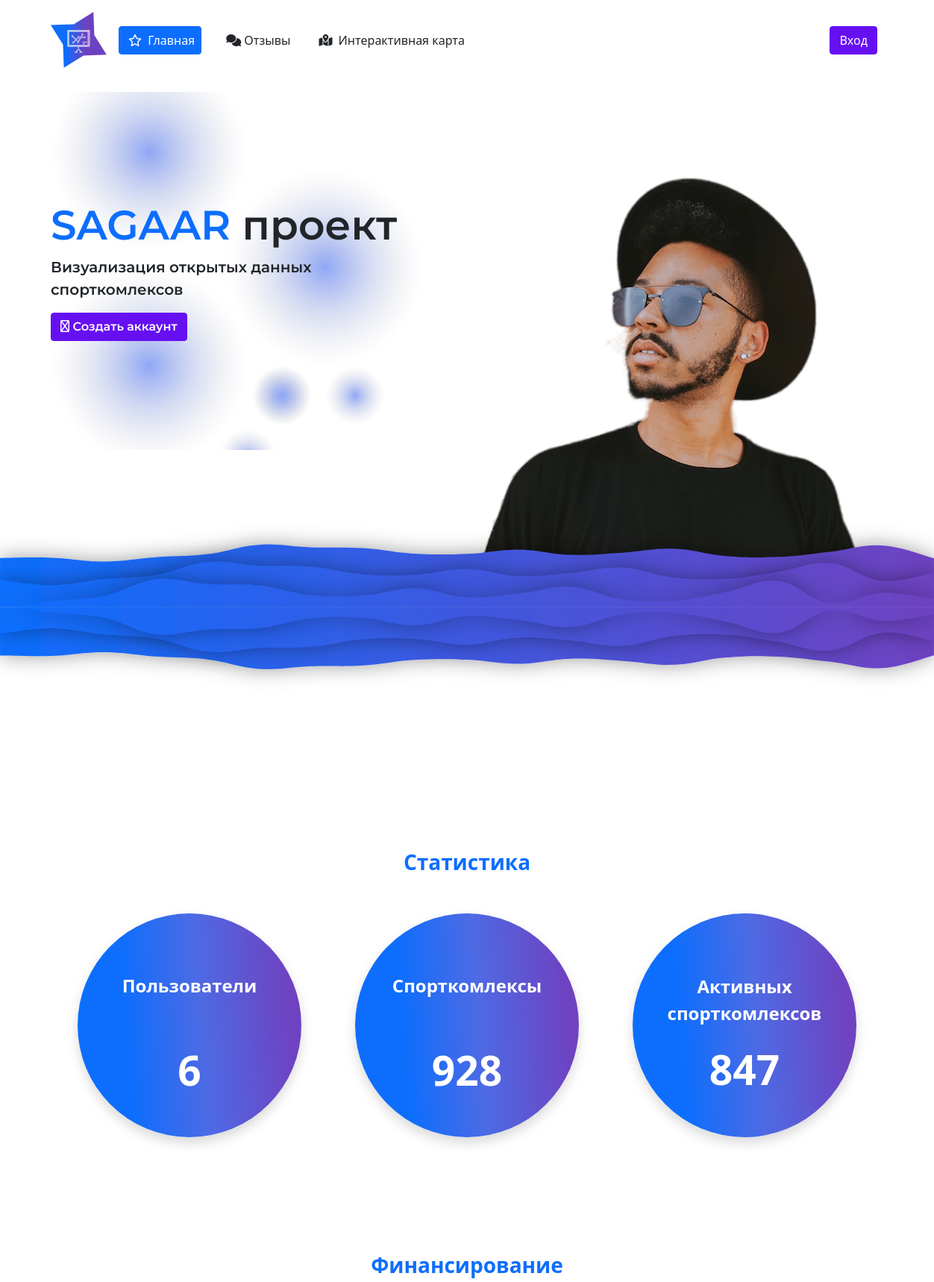
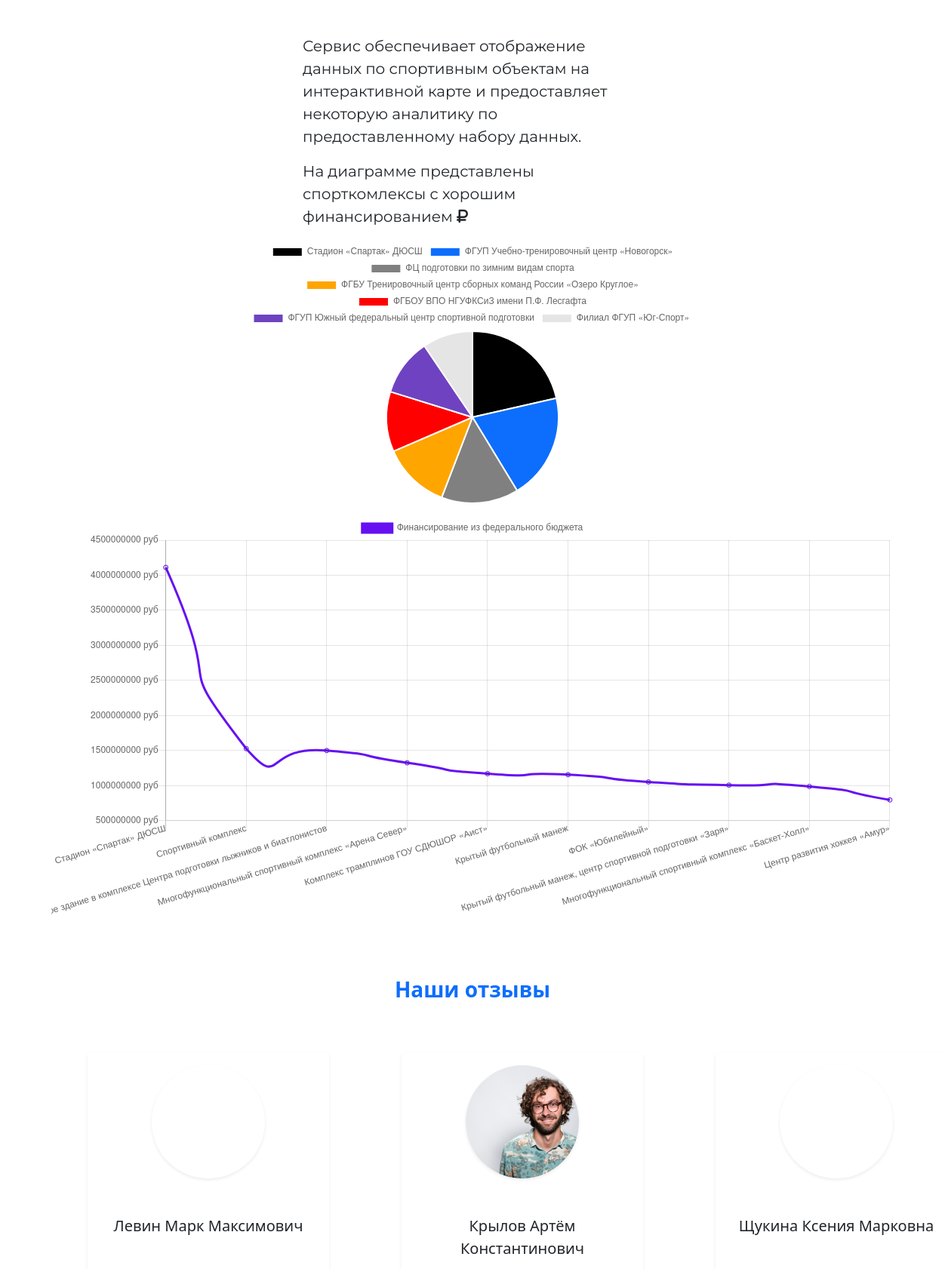
The page / (upper part) on the database its author committed (2 pictures, top to bottom).
### app/models.py (models this page shows, shortened)
class CommentUser(models.Model): # комментарии
    user = models.ForeignKey(CustomUser, on_delete=models.CASCADE, verbose_name='Пользователь')
    create_date_comment = models.DateTimeField('Дата создания комментария',auto_now_add=True)
    posted = models.BooleanField('Отображается или нет', default=False)
    comment = models.TextField('Комментарий', max_length=500)
    @staticmethod
    def getCommentsForIndex():
        return CommentUser.objects.filter(posted=True).order_by("-create_date_comment")[:3]
    class Meta:
        verbose_name = 'Комментарий'
        verbose_name_plural = 'Комментарии'

class CustomUser(AbstractUser): # пользователь
    patronymic = models.CharField('Отчество', max_length=50, null=True)
    avatar = models.ImageField('Аватарка', upload_to='users/')

### app/views.py (the view, shortened to what this page needs)
# urls.py: path('', views.main, name = 'home'),
def main(req): # main page_name
    page_name = "index.html"
    pie_result = pieData() # получение данных для пирога
    line_result = lineData()
    obj_users = CustomUser.objects.all().count()
    obj_datas = Datas.objects.all().count()
    obj_active_datas = Datas.objects.filter(active = 'Y').count()
    obj_comment = CommentUser.getCommentsForIndex()
    form = CreateQuestionsUserForm
    values = {
        'user':obj_users,
        'dat':obj_datas,
        'active_sport':obj_active_datas,
        'labels':pie_result[1],
        'data':pie_result[0],
        'line_labels':line_result[1],
        'line_data':line_result[0],
        'form':form,
        'comment':obj_comment,
    }
    return render(req, page_name, values)

### app/views.py (called while the page is built)
def pieData(): # получение данных для пирога
    for_pie_labels = []
    for_pie_data = []
    query_datas = Datas.objects.order_by("-financing")[:7]
    for q in query_datas:
        for_pie_labels.append(q.name)
        for_pie_data.append(q.financing)
    return for_pie_data, for_pie_labels

def lineData(): # получение данных для графика
    for_line_labels = []
    for_line_data = []
    query_datas = Datas.objects.order_by("-financing_from_subject_federal_budget")[:10]
    for q in query_datas:
        for_line_labels.append(q.name)
        for_line_data.append(q.financing_from_subject_federal_budget)
    return for_line_data, for_line_labels

### app/templates/index.html (shortened to what this page needs)
{% extends './base.html' %}
{% load static %}
{% block scripts %}
    <script>
    //для диаграммы
    let config = { // Диаграмма
        type: 'pie', // тип диаграммы
        data: {
        datasets: [{
            label:'Спорткомлекс',
            data: {{ data|safe }},
            backgroundColor: [
                'black','#0D6EFD', 'grey', 'orange', 'red', '#6f42c1' // цвета
            ],
            borderWidth:2,// толщина между кусочками
            }],
            labels: {{ labels|safe }}
        },
        options: {
            responsive: true,
        }
    };
    // для графика
    let labels = {{ line_labels|safe }}
    let data = { // Графика
        labels:labels,
        datasets: [{
            label: 'Финансирование из федерального бюджета',
            data: {{ line_data|safe }},
            fill: false,
            borderColor: '#6610f2',
            tension: 0.8
        }]
    };
    // конфигурация для графика
    let configLine = {
        type:'line',
        data: data,
        options:{
            scales: {
                yAxes: [{
                ticks: {
                    callback: function(value){return value + " руб"}
                    },
                }]
            }
        }
    }
    window.onload = () => { //
        let ctx = document.getElementById('pie-chart').getContext('2d');
        window.myPie = new Chart(ctx, config);
        let eeMyChart = document.getElementById('chart_budget');
        window.myLine = new Chart(eeMyChart, configLine)
    };
    </script>
{% endblock scripts %}
{% block content %}
    <div class = 'index_container mt-3'>
        <div class="hello_container">
            <div class="container d-flex justify-content-between">
                <div class="bg d-flex flex-column justify-content-center flex-wrap" style = '
                    height:60vh;
                    max-width: 500px;
                    width: 100%;
                    background-image: url("{% static 'media/circles.svg' %}");
                    background-repeat:no-repeat;
                    background-position:left;
                    background-size:cover;
                    '>
                    <h1 style="font-size:55px; font-family:'Montserrat-SemiBold';"><span class = 'text-uppercase fw-bold text-primary'>sagaar</span> проект</h1>
                    <p class = 'fs-5' style = "font-family:'Montserrat-SemiBold';">Визуализация открытых данных спорткомлексов</p>
                    <div>
                        {% if request.user.is_authenticated %}
                            <a class = 'btn btn-indigo  text' href="{% url 'profile' %}" style = "font-family:'Montserrat-SemiBold';">
                                <i class="fa-solid fa-address-card"></i>
                                Профиль
                            </a>
                        {% else %}
                            <a class = 'btn btn-indigo  text' href="{% url 'reg' %}" style = "font-family:'Montserrat-SemiBold';">
                                <i class="fa-regular fa-right-to-bracket"></i>
                                Создать аккаунт
                            </a>
                        {% endif %}
                    </div>
                </div>
                <div  style="position:relative; top:-37px;">
                    <img class = 'img-fluid' src="{% static 'media/man.svg' %}" alt="man">
                </div>
            </div>
            <div class = 'mx-auto' style = 'position: relative; top:-175px;'>
                <img class = 'img-fluid' alt = 'photo' src ="{% static 'media/volna.svg' %}" style = 'width: 100%; user-select: none;' />
                <img class = 'img-fluid' alt = 'photo' src ="{% static 'media/volna.svg' %}" style = 'width: 100%; user-select: none;  transform: scale(1, -1);' />
            </div>
        </div>
    </div>
    <div style = 'margin-bottom: 150px;'>
        <p class = "text-center fs-3 fw-bold text-primary">Статистика</p>
        <div class="container d-flex justify-content-around mt-5">
            <div class="box shadow text-white rounded-circle d-flex flex-column justify-content-center align-items-center .bg-primary.bg-gradient" style = "max-width: 300px; width: 100%; height: 300px;">
                <p class ="text-center fs-4 fw-bold mt-5" style = 'min-height: 50px;'>Пользователи</p>
                <p class ="text-center fw-bold mt-4" style = "font-size: 55px;">{{ user }}</p>
            </div>
            <div class="box shadow text-white rounded-circle d-flex flex-column justify-content-center"  style = "max-width: 300px; width: 100%; height: 300px;">
                <p class ="text-center fs-4 fw-bold mt-5" style = 'min-height: 50px;'>Спорткомлексы</p>
                <p class ="text-center fw-bold mt-4" style = "font-size: 55px;">{{ dat }}</p>
            </div>
            <div class="box shadow text-white rounded-circle d-flex flex-column justify-content-center"  style = "max-width: 300px; width: 100%; height: 300px;">
                <p class ="text-center fs-4 fw-bold mt-5" style = 'min-height: 50px;'>Активных спорткомлексов</p>
                <p class ="text-center fw-bold" style = "font-size: 55px;">{{ active_sport }}</p>
            </div>
        </div>
    </div>
    <div class = 'container mt-5' id="container">
        <p class = "text-center fs-3 fw-bold text-primary">Финансирование</p>
        <div class="content d-flex mt-5 flex-wrap justify-content-center">
            <div class = 'flex-fill' style = 'max-width: 450px;'>
                <p class = 'fs-5' style = "font-family: 'Montserrat-Regular'; user-select: none;">Сервис обеспечивает отображение данных по спортивным объектам на интерактивной карте и предоставляет некоторую аналитику по предоставленному набору данных. </p>
                <p class = 'fs-5' style = "font-family: 'Montserrat-Regular'; user-select: none;">На диаграмме представлены спорткомлексы c хорошим финансированием  <i class="fa-solid fa-ruble-sign"></i> </p>
            </div>
            <canvas id="pie-chart" style ="max-width: 700px;"></canvas>
        </div>
        <canvas class = 'mt-3' id="chart_budget" style = 'max-width: 100%;'></canvas>
    </div>
    <div class="container mt-5">
        <p class = "text-center fs-3 fw-bold text-primary">Наши отзывы</p>
        <div class="comment_container d-flex justify-content-around">
            {% for o in comment %}
            <div class="box-comment shadow-sm rounded d-flex flex-column align-items-center p-3 m-5" style = 'min-width: 320px; max-width: 320px; min-height: 200px;'>
                <div class = 'avatar shadow-sm rounded-circle' style = '
                    height:150px;
                    width: 150px;
                    background-image: url("{{o.user.avatar.url}}");
                    background-repeat:no-repeat;
                    background-position:center;
                    background-size:cover;
                    '></div>
                <div class ='mt-5'>
                    <p class = 'fs-5 text-center mx-auto' style="min-height: 60px;"> {{ o.user.last_name }} {{ o.user.first_name }} {{ o.user.patronymic }} </p>
                </div>
            </div>
        {% empty %}
            <p class = 'text-center text-danger fs-2'>В бд пусто.</p>
        {% endfor %}
        </div>
    </div>
{% endblock content %}

### app/static/css/style.css (style rules this page uses)
a { text-decoration: none; }
.box { background: linear-gradient(85.44deg, #0D6EFD 23.32%, rgba(58, 90, 225, 0.9) 55.15%, #6F42C1 92.62%); }

### rows shown on the page
CommentUser: user.last_name "Левин", user.first_name "Марк", user.patronymic "Максимович"
CommentUser: user.avatar (picture), user.last_name "Крылов", user.first_name "Артём", user.patronymic "Константинович"
CommentUser: user.last_name "Щукина", user.first_name "Ксения", user.patronymic "Марковна"

### other values the page prints
{{ user }} "6"
{{ dat }} "928"
{{ active_sport }} "847"
chart data {{ data|safe }} [7897261400.0, 7305398700.0, 5349270000.0, 4665147200.0, 4157320000.0, 3958954600.0, 3473053300.0]
chart data {{ line_data|safe }} [4111120200.0, 1527800000.0, 1500000000.0, 1324880000.0, 1170460000.0, 1155780000.0, 1052182000.0, 1006330660.0, 987500000.0, 795800000.0]
